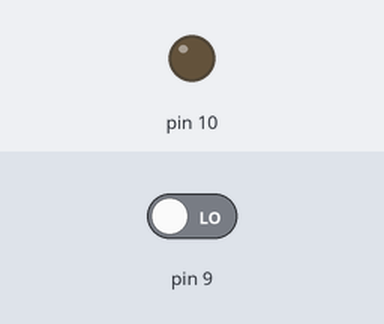
Simulated run of this sketch. Board: Arduino Uno, built with avr-gcc and run on an emulated ATmega328P. On the bench: output pins drawn as LEDs (lit = HIGH). Inputs (shaded band) come from the test bench; at power-on: pin 9 LOW. What the sketch prints to the serial monitor is not drawn.

Above: at 1.2 s.
1.3 s: pin 9 driven HIGH
At 2.1 s:
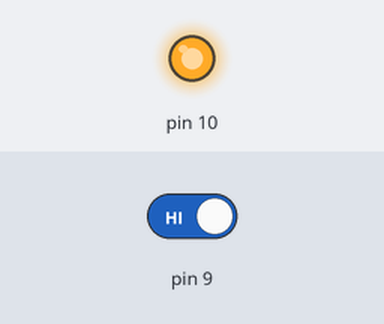
2.8 s: pin 9 driven LOW
At 3.3 s:
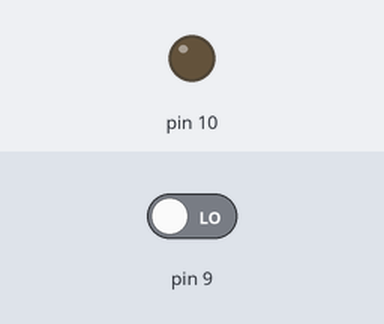
Timing chart, 0 to 5.8 s (numbered marks = the images above; inputs shaded):
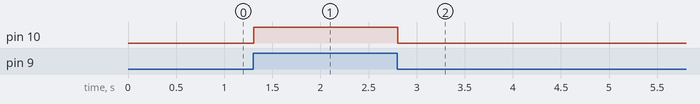

Measured:
- after the input at 1.3 s, pin 10: LOW → HIGH at once
- after the input at 2.8 s, pin 10: HIGH → LOW at once

The sketch:

arduino_board.ino
```cpp
int val=0;
void setup() {
  Serial.begin(9600);
  pinMode(10,OUTPUT);

  pinMode(9,INPUT);

}

void loop() {
  val=digitalRead(9);
  Serial.println(val);
  if(val==1)
  {
    digitalWrite(10,HIGH);
  }
  if(val==0)
  {
    digitalWrite(10,LOW);
  }

  // put your main code here, to run repeatedly:

}
```
